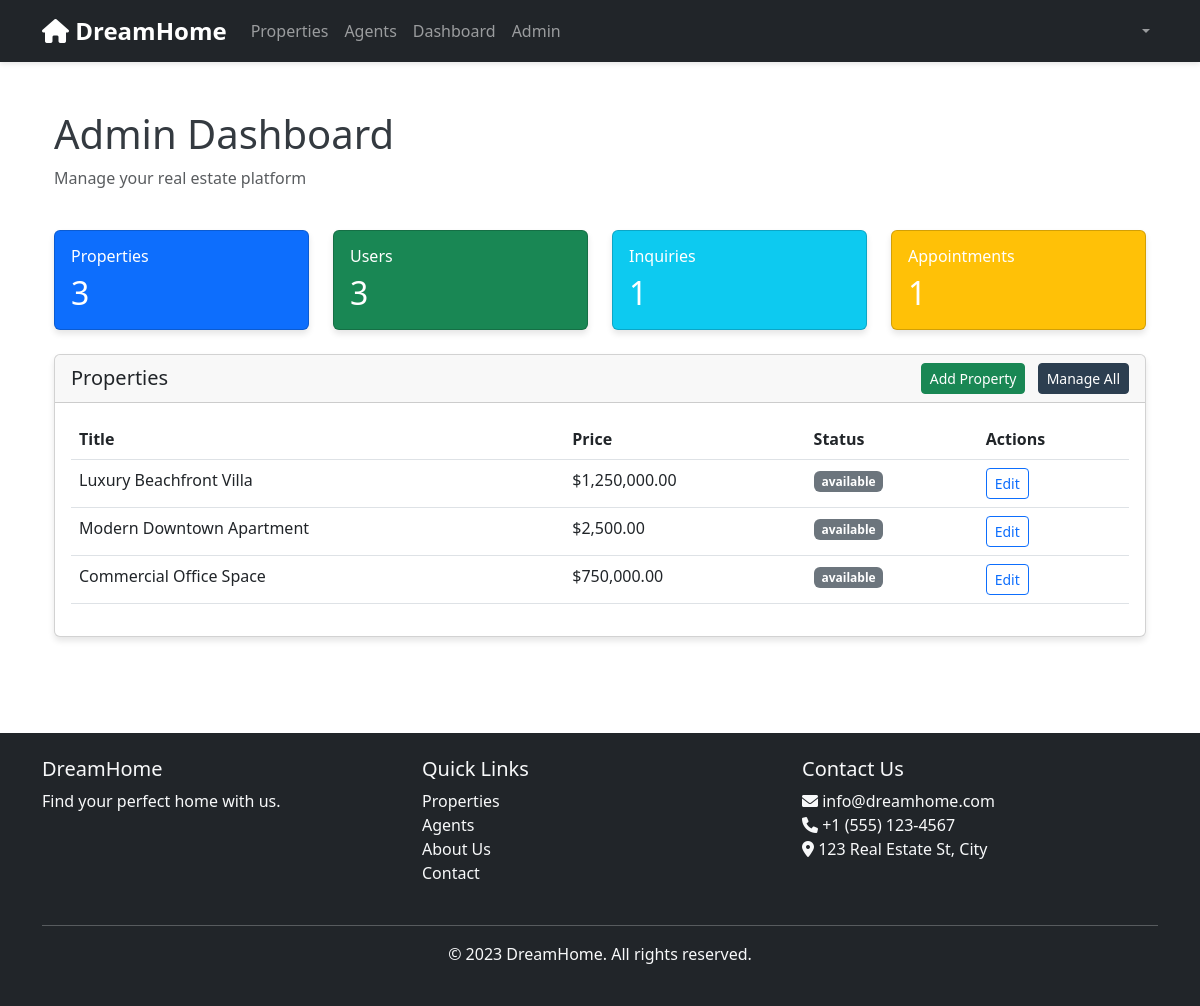
The app's page /admin/dashboard (signed in) with its own data.
### app.py (models this page shows)
class Property(db.Model):
    id = db.Column(db.Integer, primary_key=True)
    title = db.Column(db.String(200), nullable=False)
    description = db.Column(db.Text)
    property_type = db.Column(db.String(50), nullable=False)  # house, apartment, commercial, land
    transaction_type = db.Column(db.String(20), nullable=False)  # sale, rent
    price = db.Column(db.Float, nullable=False)
    area = db.Column(db.Float, nullable=False)  # in square feet/meters
    bedrooms = db.Column(db.Integer)
    bathrooms = db.Column(db.Float)
    location = db.Column(db.String(200), nullable=False)
    address = db.Column(db.Text, nullable=False)
    city = db.Column(db.String(100), nullable=False)
    state = db.Column(db.String(100), nullable=False)
    zipcode = db.Column(db.String(20), nullable=False)
    amenities = db.Column(db.Text)  # JSON string of amenities
    images = db.Column(db.Text)  # JSON string of image URLs
    status = db.Column(db.String(20), default='available')  # available, under contract, sold, rented
    featured = db.Column(db.Boolean, default=False)
    created_at = db.Column(db.DateTime, default=datetime.utcnow)
    updated_at = db.Column(db.DateTime, default=datetime.utcnow, onupdate=datetime.utcnow)
    owner_id = db.Column(db.Integer, db.ForeignKey('user.id'))
    agent_id = db.Column(db.Integer, db.ForeignKey('user.id'))
    saved_by = db.relationship('SavedProperty', backref='property', lazy=True)
    inquiries = db.relationship('Inquiry', backref='property', lazy=True)
    appointments = db.relationship('Appointment', backref='property', lazy=True)
    purchase_requests = db.relationship('PropertyPurchase', backref='property', lazy=True)

### app.py (the view)
@app.route('/admin/dashboard')
@login_required
@admin_required
def admin_dashboard():
    properties = Property.query.all()
    users = User.query.all()
    inquiries = Inquiry.query.all()
    appointments = Appointment.query.all()
    return render_template('admin_dashboard.html',
                         properties=properties,
                         users=users,
                         inquiries=inquiries,
                         appointments=appointments)

### app.py (called while the page is built)
@login_manager.user_loader
def load_user(user_id):
    return User.query.get(int(user_id))

def admin_required(f):
    @wraps(f)
    def decorated_function(*args, **kwargs):
        if not current_user.is_admin:
            flash('Access denied. Admin privileges required.', 'danger')
            return redirect(url_for('dashboard'))
        return f(*args, **kwargs)
    return decorated_function

### templates/admin_dashboard.html (shortened to what this page needs)
{% extends "base.html" %}
{% block content %}
<div class="container-fluid py-4">
    <div class="row mb-4">
        <div class="col-12">
            <h1>Admin Dashboard</h1>
            <p class="text-muted">Manage your real estate platform</p>
        </div>
    </div>
    <div class="row mb-4">
        <div class="col-md-3">
            <div class="card bg-primary text-white">
                <div class="card-body">
                    <h6 class="card-title">Properties</h6>
                    <h2 class="mb-0">{{ properties|length }}</h2>
                </div>
            </div>
        </div>
        <div class="col-md-3">
            <div class="card bg-success text-white">
                <div class="card-body">
                    <h6 class="card-title">Users</h6>
                    <h2 class="mb-0">{{ users|length }}</h2>
                </div>
            </div>
        </div>
        <div class="col-md-3">
            <div class="card bg-info text-white">
                <div class="card-body">
                    <h6 class="card-title">Inquiries</h6>
                    <h2 class="mb-0">{{ inquiries|length }}</h2>
                </div>
            </div>
        </div>
        <div class="col-md-3">
            <div class="card bg-warning text-white">
                <div class="card-body">
                    <h6 class="card-title">Appointments</h6>
                    <h2 class="mb-0">{{ appointments|length }}</h2>
                </div>
            </div>
        </div>
    </div>
    <div class="card mb-4">
        <div class="card-header d-flex justify-content-between align-items-center">
            <h5 class="mb-0">Properties</h5>
            <div>
                <a href="{{ url_for('add_property') }}" class="btn btn-sm btn-success me-2">Add Property</a>
                <a href="{{ url_for('manage_properties') }}" class="btn btn-sm btn-primary">Manage All</a>
            </div>
        </div>
        <div class="card-body">
            <div class="table-responsive">
                <table class="table">
                    <thead>
                        <tr>
                            <th>Title</th>
                            <th>Price</th>
                            <th>Status</th>
                            <th>Actions</th>
                        </tr>
                    </thead>
                    <tbody>
                        {% for property in properties[:5] %}
                        <tr>
                            <td>{{ property.title }}</td>
                            <td>${{ "{:,.2f}".format(property.price) }}</td>
                            <td>
                                <span class="badge bg-{{ 'success' if property.status == 'active' else 'secondary' }}">
                                    {{ property.status }}
                                </span>
                            </td>
                            <td>
                                <a href="{{ url_for('edit_property', property_id=property.id) }}"
                                   class="btn btn-sm btn-outline-primary">Edit</a>
                            </td>
                        </tr>
                        {% endfor %}
                    </tbody>
                </table>
            </div>
        </div>
    </div>
</div>
{% endblock %}

### static/css/style.css (style rules this page uses)
:root { --primary-color: #2c3e50; --secondary-color: #e74c3c; --accent-color: #3498db; --light-gray: #f8f9fa; --dark-gray: #343a40; }
body { font-family: 'Segoe UI', Tahoma, Geneva, Verdana, sans-serif; color: var(--dark-gray); }
.btn-primary { background-color: var(--primary-color); border-color: var(--primary-color); }
.card { box-shadow: 0 4px 6px rgba(0, 0, 0, 0.1); }

### records on screen
Property: title "Luxury Beachfront Villa", price "1,250,000.00", status "available"
Property: title "Modern Downtown Apartment", price "2,500.00", status "available"
Property: title "Commercial Office Space", price "750,000.00", status "available"

### other values on screen
{{ properties|length }} "3"
{{ users|length }} "3"
{{ inquiries|length }} "1"
{{ appointments|length }} "1"
